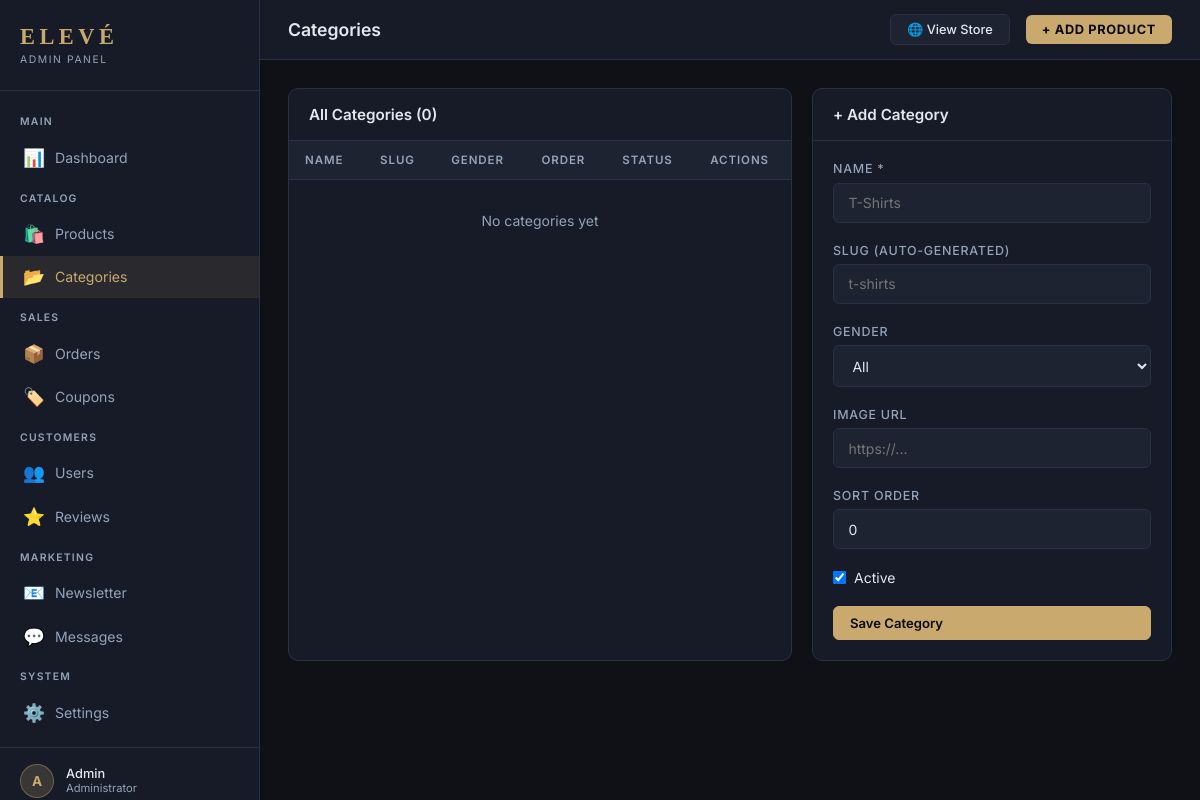
Before: /admin/categories.php (signed in) with the older database file.
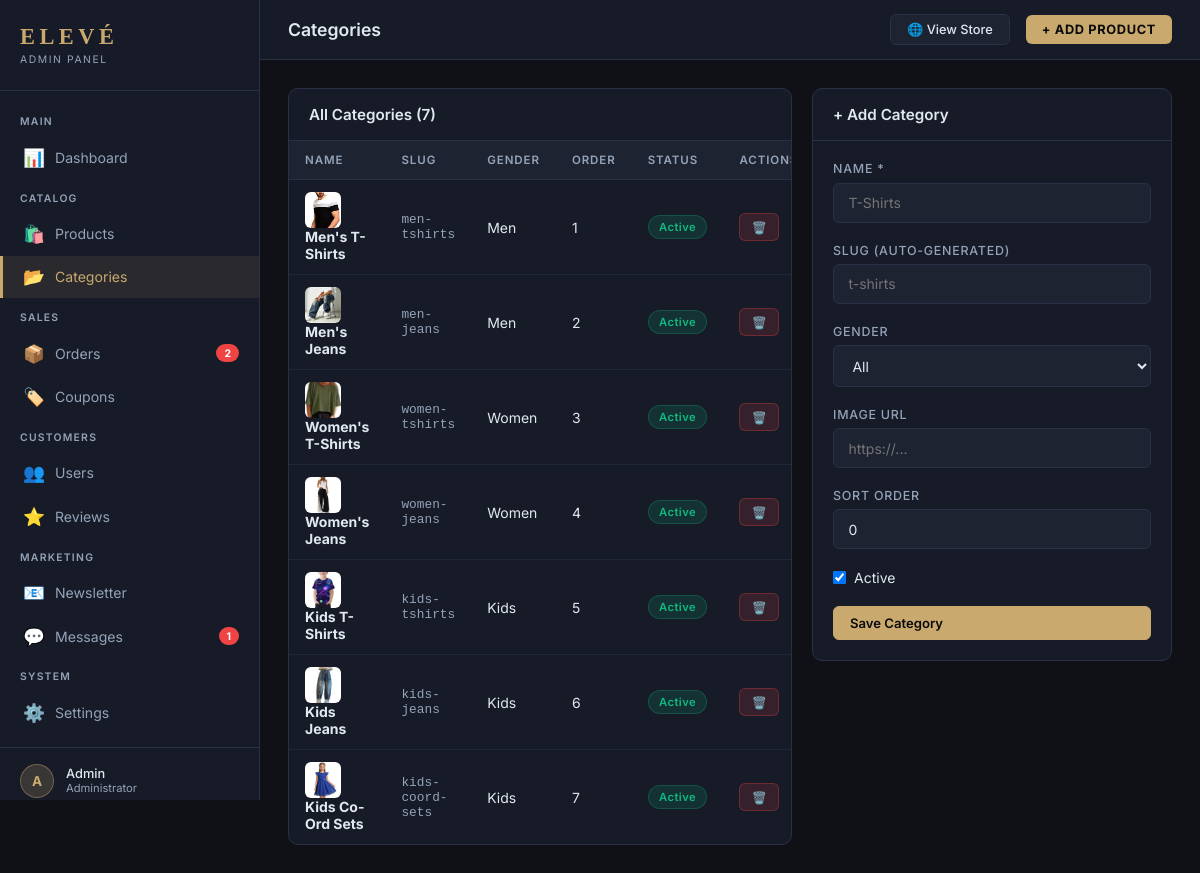
After: the same page with the newer database file.
### tables this page shows
CREATE TABLE IF NOT EXISTS categories (
    id INT AUTO_INCREMENT PRIMARY KEY,
    name VARCHAR(100) NOT NULL,
    slug VARCHAR(100) UNIQUE NOT NULL,
    gender ENUM('men', 'women', 'kids', 'unisex', '') DEFAULT '',
    image_url VARCHAR(500),
    is_active TINYINT(1) DEFAULT 1,
    sort_order INT DEFAULT 0,
    created_at TIMESTAMP DEFAULT CURRENT_TIMESTAMP
);

### admin/categories.php (the view, shortened to what this page needs)
<?php
$pageTitle = 'Categories';
require_once 'includes/header.php';
$db      = getDB();
$categories = $db->query("SELECT * FROM categories ORDER BY sort_order ASC, name ASC")->fetchAll();
?>
<div style="display:grid;grid-template-columns:1fr 360px;gap:1.25rem">
  <div class="card">
    <div class="card-header"><div class="card-title">All Categories (<?= count($categories) ?>)</div></div>
    <div class="table-wrap">
      <table>
        <thead><tr><th>Name</th><th>Slug</th><th>Gender</th><th>Order</th><th>Status</th><th>Actions</th></tr></thead>
        <tbody>
          <?php foreach ($categories as $cat): ?>
          <tr>
            <td>
              <?php if ($cat['image_url']): ?>
              <img src="<?= htmlspecialchars(adminImgUrl($cat['image_url'])) ?>" style="width:36px;height:36px;border-radius:6px;object-fit:cover;vertical-align:middle;margin-right:.5rem">
              <?php endif; ?>
              <strong><?= htmlspecialchars($cat['name']) ?></strong>
            </td>
            <td style="color:var(--muted);font-size:.8rem;font-family:monospace"><?= htmlspecialchars($cat['slug']) ?></td>
            <td><?= $cat['gender'] ? ucfirst($cat['gender']) : 'All' ?></td>
            <td><?= $cat['sort_order'] ?></td>
            <td><span class="badge <?= $cat['is_active']?'badge-green':'badge-red' ?>"><?= $cat['is_active']?'Active':'Off' ?></span></td>
            <td>
              <a href="categories.php?delete=<?= $cat['id'] ?>" class="btn btn-sm btn-danger" data-confirm="Delete '<?= htmlspecialchars($cat['name']) ?>'?">🗑️</a>
            </td>
          </tr>
          <?php endforeach; ?>
          <?php if (empty($categories)): ?>
          <tr><td colspan="6" style="text-align:center;color:var(--muted);padding:2rem">No categories yet</td></tr>
          <?php endif; ?>
        </tbody>
      </table>
    </div>
  </div>
  <div class="card" style="align-self:start">
    <div class="card-header"><div class="card-title">+ Add Category</div></div>
    <div class="card-body">
      <form method="POST">
        <div class="form-group">
          <label class="form-label">Name *</label>
          <input type="text" name="name" class="form-control" required placeholder="T-Shirts">
        </div>
        <div class="form-group">
          <label class="form-label">Slug (auto-generated)</label>
          <input type="text" name="slug" class="form-control" placeholder="t-shirts">
        </div>
        <div class="form-group">
          <label class="form-label">Gender</label>
          <select name="gender" class="form-control">
            <option value="">All</option>
          </select>
        </div>
        <div class="form-group">
          <label class="form-label">Image URL</label>
          <input type="url" name="image_url" class="form-control" placeholder="https://...">
        </div>
        <div class="form-group">
          <label class="form-label">Sort Order</label>
          <input type="number" name="sort_order" class="form-control" value="0" min="0">
        </div>
        <label style="display:flex;align-items:center;gap:.5rem;cursor:pointer;font-size:.875rem;margin-bottom:1.25rem">
          <input type="checkbox" name="is_active" checked> Active
        </label>
        <button type="submit" class="btn btn-primary" style="width:100%">Save Category</button>
      </form>
    </div>
  </div>
</div>
<?php require_once 'includes/footer.php'; ?>

### admin/includes/header.php (shortened to what this page needs)
<?php
if (!function_exists('adminImgUrl')) {
    function adminImgUrl(?string $url): string {
        return '../' . ltrim($url, './');
    }
}
$currentPage = basename($_SERVER['PHP_SELF'], '.php');
?>
<!DOCTYPE html>
<html lang="en">
<head>
</head>
<body>
<aside class="sidebar" id="adminSidebar">
  <div class="sidebar-brand">
    <div class="sidebar-logo">ELEVÉ</div>
    <div class="sidebar-sub">Admin Panel</div>
  </div>
  <nav class="sidebar-nav">
    <div class="nav-section">Main</div>
    <a href="index.php" class="nav-item <?= $currentPage === 'index' ? 'active' : '' ?>">
      <span class="icon">📊</span> Dashboard
    </a>
    <div class="nav-section">Catalog</div>
    <a href="products.php" class="nav-item <?= $currentPage === 'products' ? 'active' : '' ?>">
      <span class="icon">🛍️</span> Products
    </a>
    <a href="categories.php" class="nav-item <?= $currentPage === 'categories' ? 'active' : '' ?>">
      <span class="icon">📂</span> Categories
    </a>
    <div class="nav-section">Sales</div>
    <a href="orders.php" class="nav-item <?= $currentPage === 'orders' ? 'active' : '' ?>">
      <span class="icon">📦</span> Orders
      <?php
      $db2 = getDB();
      $newOrders = $db2->query("SELECT COUNT(*) FROM orders WHERE status = 'confirmed'")->fetchColumn();
      if ($newOrders > 0): ?>
        <span class="nav-badge"><?= $newOrders ?></span>
      <?php endif; ?>
    </a>
    <a href="coupons.php" class="nav-item <?= $currentPage === 'coupons' ? 'active' : '' ?>">
      <span class="icon">🏷️</span> Coupons
    </a>
    <div class="nav-section">Customers</div>
    <a href="users.php" class="nav-item <?= $currentPage === 'users' ? 'active' : '' ?>">
      <span class="icon">👥</span> Users
    </a>
    <a href="reviews.php" class="nav-item <?= $currentPage === 'reviews' ? 'active' : '' ?>">
      <span class="icon">⭐</span> Reviews
    </a>
    <div class="nav-section">Marketing</div>
    <a href="newsletter.php" class="nav-item <?= $currentPage === 'newsletter' ? 'active' : '' ?>">
      <span class="icon">📧</span> Newsletter
    </a>
    <a href="messages.php" class="nav-item <?= $currentPage === 'messages' ? 'active' : '' ?>">
      <span class="icon">💬</span> Messages
      <?php
      $newMsgs = $db2->query("SELECT COUNT(*) FROM contact_messages WHERE status = 'new'")->fetchColumn();
      if ($newMsgs > 0): ?>
        <span class="nav-badge"><?= $newMsgs ?></span>
      <?php endif; ?>
    </a>
    <div class="nav-section">System</div>
    <a href="settings.php" class="nav-item <?= $currentPage === 'settings' ? 'active' : '' ?>">
      <span class="icon">⚙️</span> Settings
    </a>
  </nav>
  <div class="sidebar-footer">
    <div class="sidebar-user">
      <div class="sidebar-avatar"><?= strtoupper(substr($_SESSION['user_name'] ?? 'Admin', 0, 1)) ?></div>
      <div>
        <div class="sidebar-name"><?= htmlspecialchars($_SESSION['user_name'] ?? 'Admin') ?></div>
        <div class="sidebar-role">Administrator</div>
      </div>
    </div>
  </div>
</aside>
<div class="main-wrapper">
  <div class="topbar">
    <div class="topbar-title"><?= $pageTitle ?? 'Dashboard' ?></div>
    <div class="topbar-right">
      <a href="../index.html" class="topbar-btn-ghost" target="_blank">🌐 View Store</a>
      <a href="products.php?action=add" class="topbar-btn">+ Add Product</a>
    </div>
  </div>
  <div class="content">

### admin/includes/footer.php (shortened to what this page needs)
  </div>
</div>
</body>
</html>

Changed rows visible on the page:
added categories: image_url (picture), name "Men's T-Shirts", slug "men-tshirts", gender "Men", sort_order "1", is_active "Active"
added categories: image_url (picture), name "Men's Jeans", slug "men-jeans", gender "Men", sort_order "2", is_active "Active"
added categories: image_url (picture), name "Women's T-Shirts", slug "women-tshirts", gender "Women", sort_order "3", is_active "Active"
added categories: image_url (picture), name "Women's Jeans", slug "women-jeans", gender "Women", sort_order "4", is_active "Active"
added categories: image_url (picture), name "Kids T-Shirts", slug "kids-tshirts", gender "Kids", sort_order "5", is_active "Active"
added categories: image_url (picture), name "Kids Jeans", slug "kids-jeans", gender "Kids", sort_order "6", is_active "Active"
added categories: image_url (picture), name "Kids Co-Ord Sets", slug "kids-coord-sets", gender "Kids", sort_order "7", is_active "Active"
Other visible differences:
$newOrders: (not shown) → "2"
$newMsgs: (not shown) → "1"
count($categories): "0" → "7"
text no longer shown: "No categories yet"
